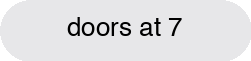
#> input picture standalone/iv-test/jobs/t1/fit/g.png, 251 x 61 px
$ python floor.py
#> lines starting #> are read from the running program, lines starting #| are printed output that depends on the picture; after the words box and inside, x2 and y2 are one past the last pixel; in counts of white or black regions, pixels touching at a corner belong together
from PIL import Image
import numpy as np, math

G = Image.open("fit/g.png").convert("RGBA")
#> G is the input picture: PIL image 251x61 RGBA; mean R, G, B, A 211.1, 211.1, 212.9, 242.7
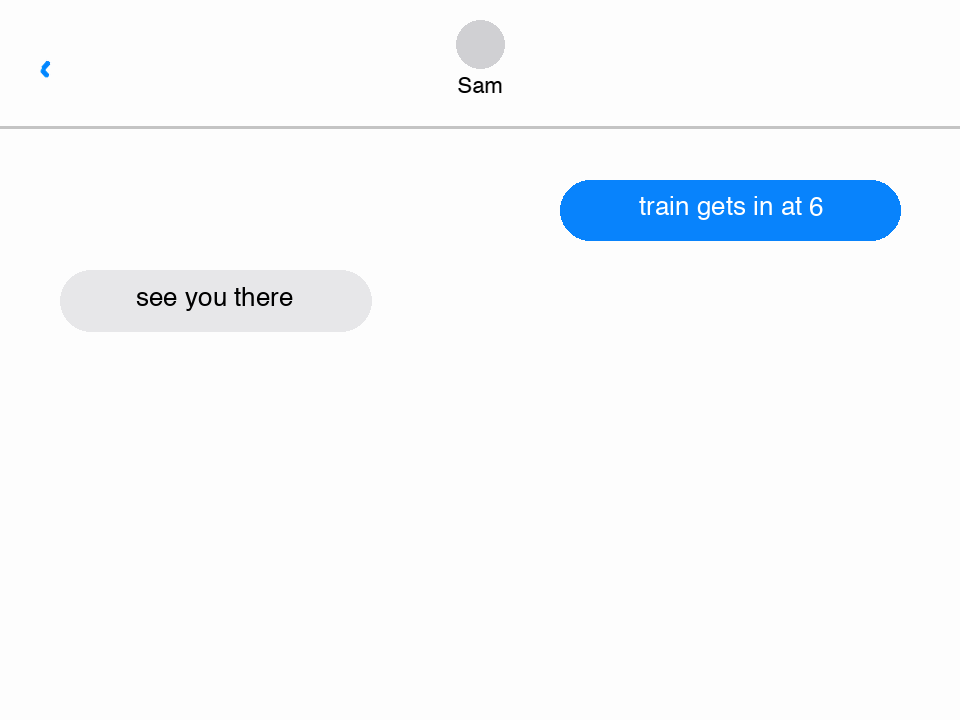
#> input picture standalone/iv-test/jobs/t1/fit/f0.png, 960 x 720 px, given in place of 135.png, which was not available
def comp(sx,sy,Y,X=60,ox=125.5,oy=61):
#> called with sx = 1, sy = 1, Y = 360, X = 60, ox = 125.5, oy = 61
    M=np.array([[sx,0,X+ox-sx*ox],[0,sy,Y+oy-sy*oy],[0,0,1.]])
    im=G
    x1,y1=im.width,im.height
#> x1 = 251; y1 = 61
    p=M@np.array([[0,x1,x1,0],[0,0,y1,y1],[1,1,1,1]])
    bx0,by0,bx1,by1=math.floor(p[0].min()),math.floor(p[1].min()),math.ceil(p[0].max()),math.ceil(p[1].max())
#> bx0 = 60; by0 = 360; bx1 = 311; by1 = 421
    left,top,right,bottom=max(0,round(bx0)),max(0,round(by0)),min(960,round(bx1)),min(720,round(by1))
#> left = 60; top = 360; right = 311; bottom = 421
    d2u=np.array([[1,0,left],[0,1,top],[0,0,1.]])
#> d2u = [[1, 0, 60], [0, 1, 360], [0, 0, 1]]
    inv=d2u*1.0
    inv=units=np.linalg.inv(M)@d2u
    piece=im.transform((right-left,bottom-top),Image.Transform.AFFINE,tuple(inv[:2].ravel()),resample=Image.Resampling.BICUBIC)
    cv=Image.new("RGBA",(960,720),(253,253,253,255))
    cv.alpha_composite(piece,(left,top))
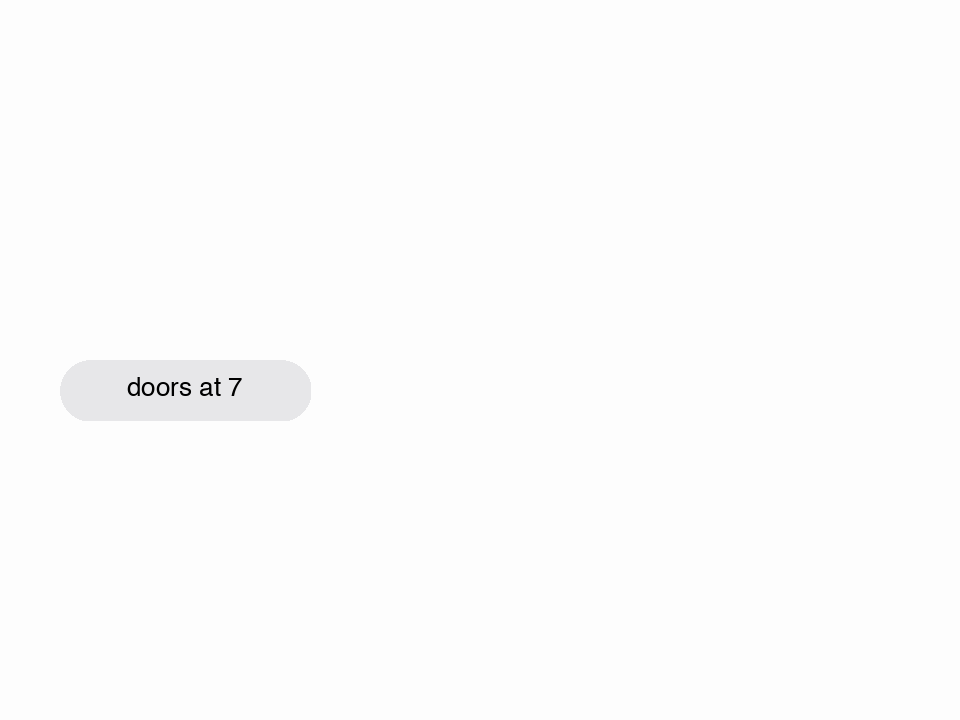
#> cv: PIL image 960x720 RGBA; mean R, G, B, A 252.3, 252.3, 252.4, 255
    return np.asarray(cv.convert("RGB"))

src=np.array(Image.open("all/135.png").convert("RGB")).astype(int)  # f149 settled
mine=comp(1,1,360).astype(int)
for reg,name in [((20,340,370,180),"patch"),((55,355,270,70),"bubble"),((120,370,130,32),"text")]:
    x,y,w,h=reg
    d=np.abs(mine[y:y+h,x:x+w]-src[y:y+h,x:x+w])
    print(name,"MAE",round(float(d.mean()),3),"max",int(d.max()))
#> this loop made 3 passes
#| patch MAE 6.684 max 253
#| bubble MAE 23.551 max 253
#| text MAE 53.616 max 253
#> pass 1, `d=np.abs(mine[y:y+h,x:x+w]-src[y:y+h,x:x+w])`:
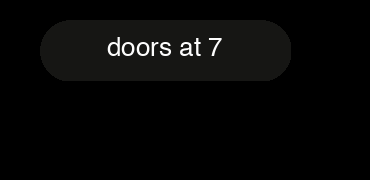
#> d: shape (180, 370, 3) int64; mean of channels 0, 1, 2 6.8, 6.8, 6.4; drawn as R, G, B
#> pass 2, `d=np.abs(mine[y:y+h,x:x+w]-src[y:y+h,x:x+w])`:
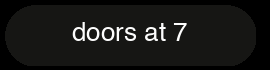
#> d: shape (70, 270, 3) int64; mean of channels 0, 1, 2 24, 24, 22.6; drawn as R, G, B
# where are diffs on bubble
d=np.abs(mine[355:425,55:325]-src[355:425,55:325]).max(axis=2)
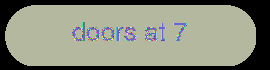
#> d: shape (70, 270) int64; 176 distinct labels, from 0 to 253; one colour per label, 0 black
ys,xs=np.where(d>40)
#> ys = 778 values from 22 to 40; xs = 778 values, max 186 at index 21, min 72 at index 326, mean 123.2
print("bubble diff>40:",len(ys), "at", list(zip(xs[:10],ys[:10])) if len(ys)<20 else "...")
#> (printed output is left out)
# ink-only mae
dk=np.all(src[355:425,55:325]<150,axis=2)|np.all(mine[355:425,55:325]<150,axis=2)
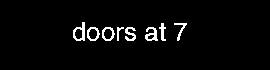
#> dk: shape (70, 270) bool; 3.4% white in thin lines or dots, all inside (x1, y1, x2, y2) = (73, 22, 187, 41)
print("ink MAE:",round(float(np.abs(mine[355:425,55:325]-src[355:425,55:325])[dk].mean()),2))
#| ink MAE: 220.48
# save visual
Image.fromarray(np.concatenate([mine[350:430,50:330],src[350:430,50:330]],axis=0).astype('uint8')).save("fit/sbs.png")
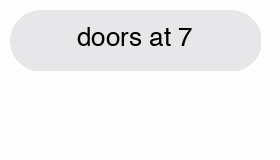
#> saved as sbs.png: PIL image 280x160 RGB; mean R, G, B 242.9, 242.9, 243.5
